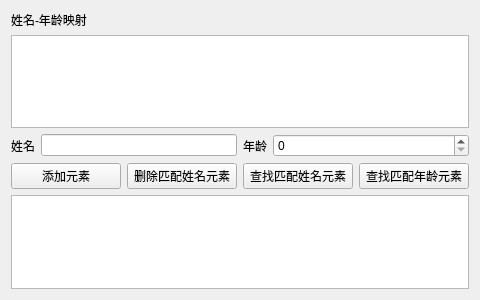
<?xml version="1.0" encoding="UTF-8"?>
<ui version="4.0">
 <class>Widget</class>
 <widget class="QWidget" name="Widget">
  <property name="geometry">
   <rect>
    <x>0</x>
    <y>0</y>
    <width>480</width>
    <height>300</height>
   </rect>
  </property>
  <property name="windowTitle">
   <string>Widget</string>
  </property>
  <layout class="QVBoxLayout" name="verticalLayout">
   <item>
    <widget class="QLabel" name="label_3">
     <property name="text">
      <string>姓名-年龄映射</string>
     </property>
    </widget>
   </item>
   <item>
    <widget class="QListWidget" name="listWidget"/>
   </item>
   <item>
    <layout class="QHBoxLayout" name="horizontalLayout">
     <item>
      <widget class="QLabel" name="label">
       <property name="text">
        <string>姓名</string>
       </property>
      </widget>
     </item>
     <item>
      <widget class="QLineEdit" name="lineEditName"/>
     </item>
     <item>
      <widget class="QLabel" name="label_2">
       <property name="text">
        <string>年龄</string>
       </property>
      </widget>
     </item>
     <item>
      <widget class="QSpinBox" name="spinBoxAge">
       <property name="sizePolicy">
        <sizepolicy hsizetype="Expanding" vsizetype="Fixed">
         <horstretch>0</horstretch>
         <verstretch>0</verstretch>
        </sizepolicy>
       </property>
      </widget>
     </item>
    </layout>
   </item>
   <item>
    <layout class="QHBoxLayout" name="horizontalLayout_2">
     <item>
      <widget class="QPushButton" name="pushButtonAdd">
       <property name="text">
        <string>添加元素</string>
       </property>
      </widget>
     </item>
     <item>
      <widget class="QPushButton" name="pushButtonDel">
       <property name="text">
        <string>删除匹配姓名元素</string>
       </property>
      </widget>
     </item>
     <item>
      <widget class="QPushButton" name="pushButtonFindName">
       <property name="text">
        <string>查找匹配姓名元素</string>
       </property>
      </widget>
     </item>
     <item>
      <widget class="QPushButton" name="pushButtonFindAge">
       <property name="text">
        <string>查找匹配年龄元素</string>
       </property>
      </widget>
     </item>
    </layout>
   </item>
   <item>
    <widget class="QTextEdit" name="textEdit"/>
   </item>
  </layout>
 </widget>
 <resources/>
 <connections/>
</ui>
